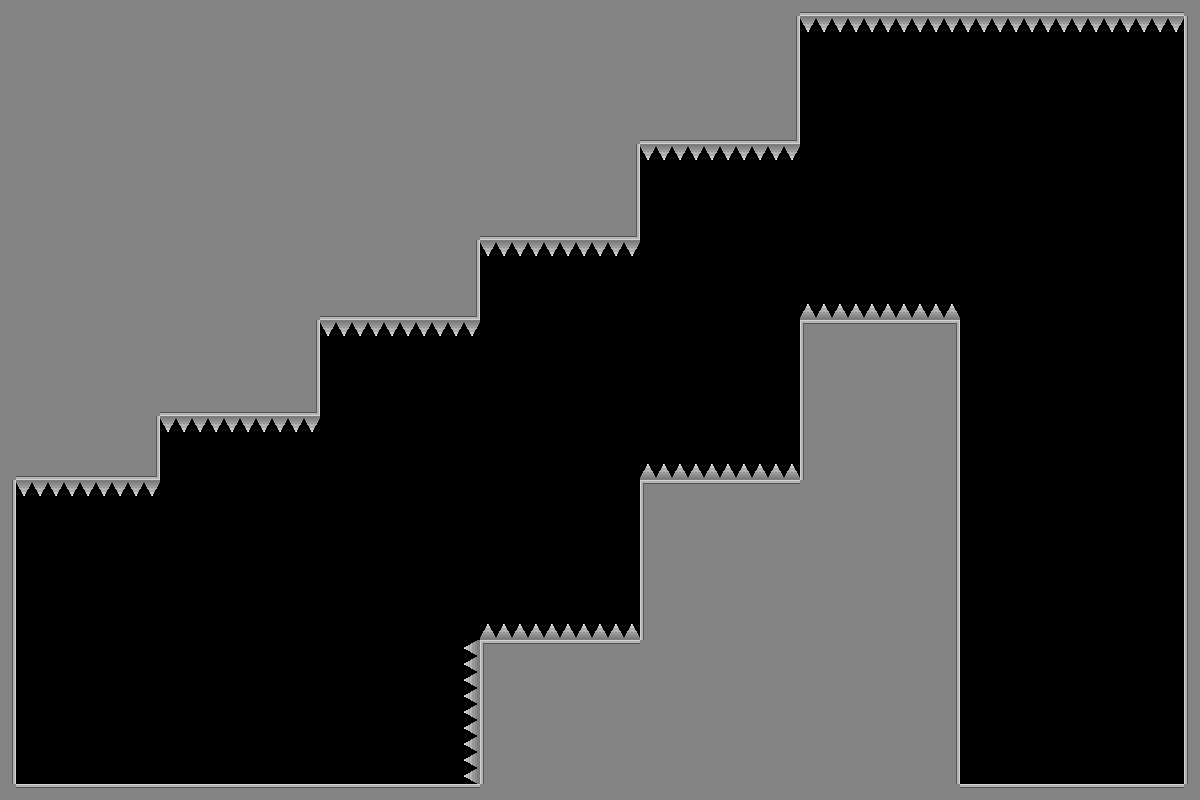

A 2D game scene composited from a Tiled map and its tileset images. What follows is a short description and the map's XML, with each tile layer's data collapsed to a summary:
An orthogonal 75x50 tile map with 16x16 px tiles, 1 tile layer (Tile Layer 1) and 4 objects (3x mini_star, slow_time).

<map version="1.10" tiledversion="1.12.2" orientation="orthogonal" renderorder="right-down" width="75" height="50" tilewidth="16" tileheight="16" infinite="0" nextlayerid="3" nextobjectid="5">
 <tileset firstgid="1" source="place_holder_tileset.tsx" />
 <layer id="1" name="Tile Layer 1" width="75" height="50">
  <data>[3750 cells, 1849 non-empty, 11 distinct tile ids]</data>
 </layer>
 <objectgroup id="2" name="object_layer">
  <object id="1" name="slow_time" x="322.285" y="483.427" width="60" height="90">
   <properties>
    <property name="ability_type" value="slow_time" />
   </properties>
  </object>
  <object id="2" name="mini_star" x="508.763" y="370.02" width="90" height="90">
   <properties>
    <property name="obj_type" value="mini_star" />
   </properties>
  </object>
  <object id="3" name="mini_star" x="682.492" y="232.485" width="90" height="90">
   <properties>
    <property name="obj_type" value="mini_star" />
   </properties>
  </object>
  <object id="4" name="mini_star" x="1021.51" y="76.8519" width="90" height="90">
   <properties>
    <property name="obj_type" value="mini_star" />
   </properties>
  </object>
 </objectgroup>
</map>
